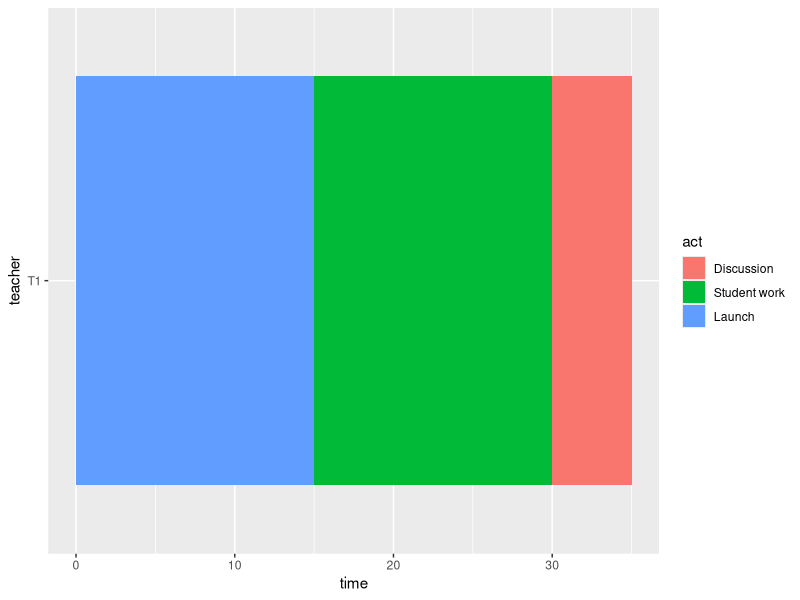

The R source for this figure:
## ---- chunk 1
knitr::opts_chunk$set(echo = TRUE)
## ---- chunk 2
# Libraries
library(tidyverse)
## ---- chunk 3
tribble(
  ~school, ~teacher, ~act,           ~time,
  "S2",    "T1",     "Launch",       15,
  "S2",    "T1",     "Student work", 15,
  "S2",    "T1",     "Discussion",   5
) %>% 
  mutate(
    act = act %>% fct_inorder() %>% fct_rev()
  ) %>% 
  ggplot(aes(teacher, time, fill = act)) +
  geom_col(position = "stack") +
  coord_flip()

